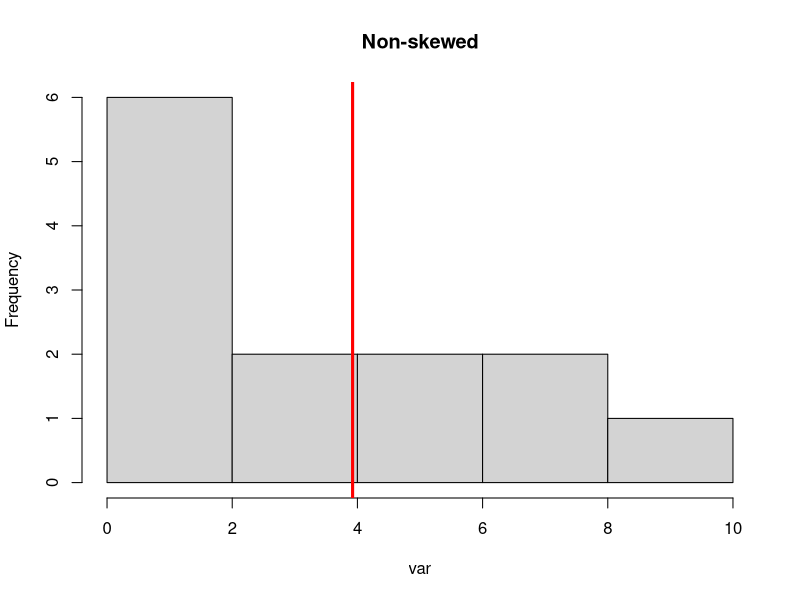
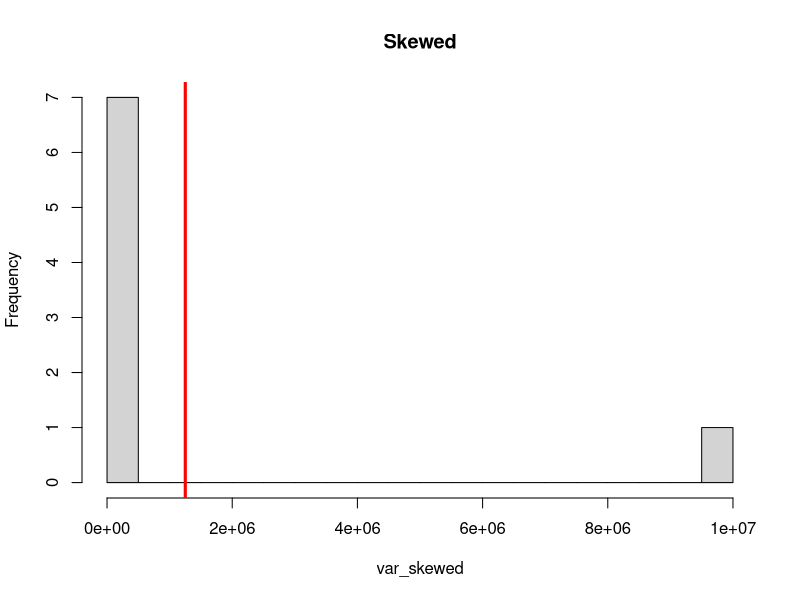
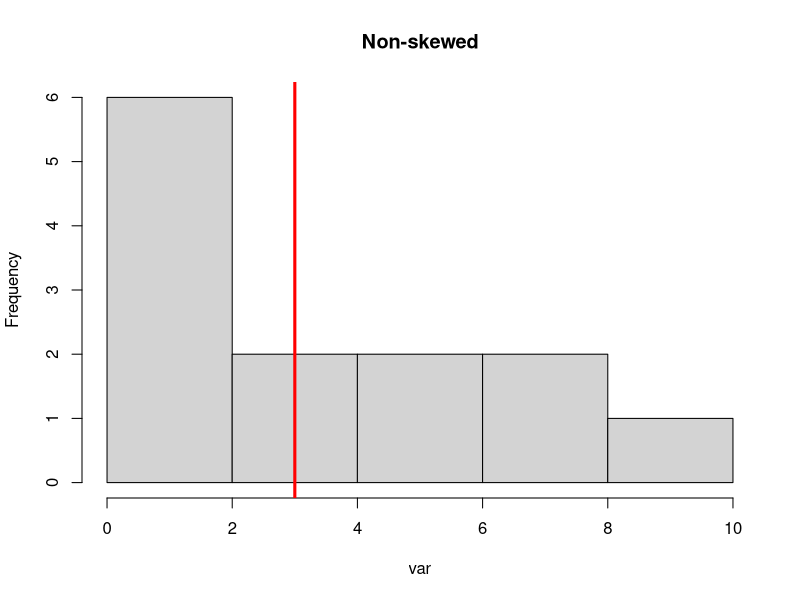
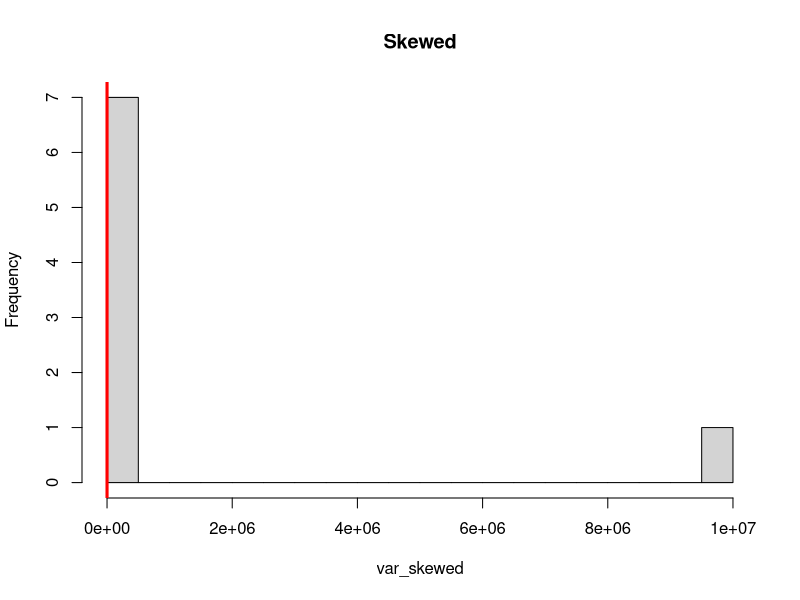
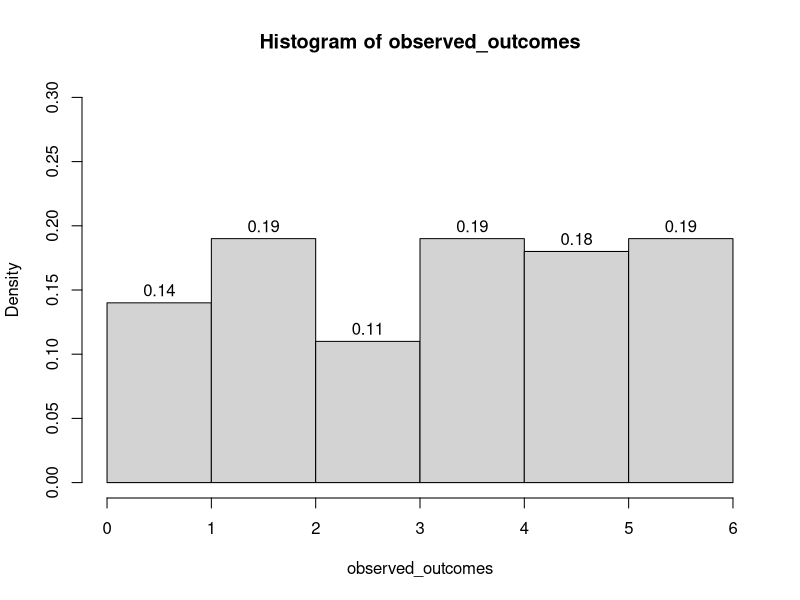
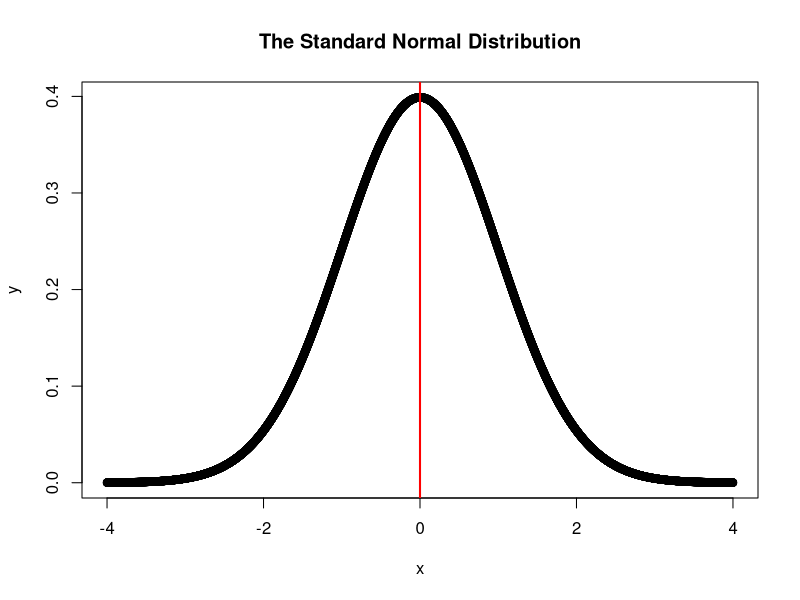
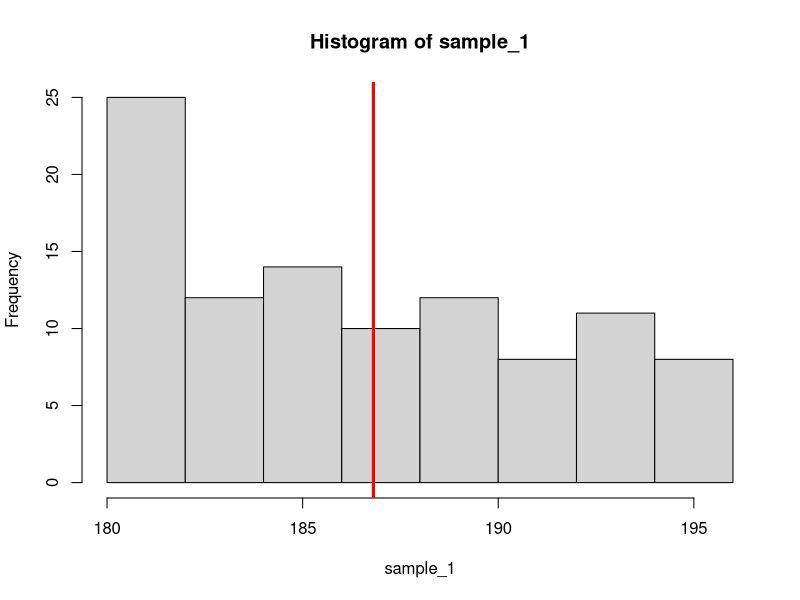
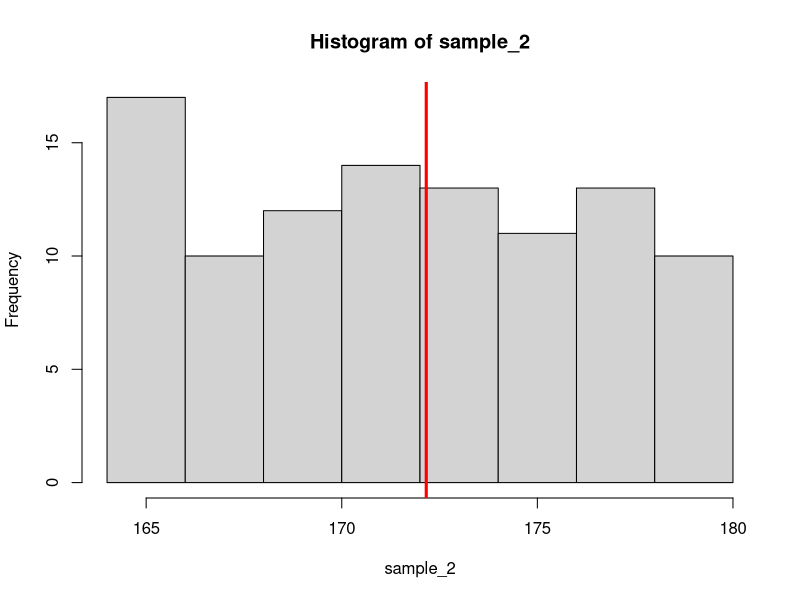

R code for these plots, in order:
## ---- chunk 1
# Global options for R code chunks
knitr::opts_chunk$set(fig.align = "center")
## ---- chunk 2
var <- c(1,1,1,2,2,2,3,4,5,6,7,8,9)
var_skewed <- c(1,1,1,1,2,3,4,10000000) #<1>

mean(var) #<2>
## ---- chunk 3
mean(var_skewed)
## ---- chunk 4
hist(var, main = "Non-skewed") #<1>
abline(v = mean(var), col="red", lwd=3) #<2>
## ---- chunk 5
hist(var_skewed, breaks = 30, main = "Skewed")
abline(v = mean(var_skewed), col="red", lwd=3)
## ---- chunk 6
median(var)
## ---- chunk 7
median(var_skewed)
## ---- chunk 8
hist(var, main = "Non-skewed")
abline(v = median(var), col="red", lwd=3)
## ---- chunk 9
hist(var_skewed, breaks = 30, main = "Skewed")
abline(v = median(var_skewed), col="red", lwd=3)
## ---- chunk 10
table(var)
## ---- chunk 11
table(var_skewed)
## ---- chunk 12
var(var) #<1>
## ---- chunk 13
var(var_skewed) #result is 12500000000000
## ---- chunk 14
sd(var)
## ---- chunk 15
sd(var_skewed)
## ---- chunk 16
lin_1 <- seq(1,10) #<1>
lin_2 <- seq(-1,-10) #<2>

cor(lin_1, lin_2) #<3>
## ---- chunk 17
sq_2 <- lin_1^2 #<1>

cor(lin_1, sq_2) #<2>
## ---- chunk 18
set.seed(126)
possible_outcomes <- seq(1,6)
observed_outcomes <- sample(possible_outcomes, size = 100, 
                            replace = T, prob = c(1/6,1/6,1/6,1/6,1/6,1/6))

hist(observed_outcomes, breaks = c(0,1,2,3,4,5,6), freq = F, 
     labels = T, ylim = c(0,.3))
## ---- chunk 19
x <- seq(-4,4,.001)
y <- dnorm(x)

plot(x,y, main = "The Standard Normal Distribution")
abline(v=mean(x), col = "red", lwd=2)

## ---- chunk 20
set.seed(128) #<1>
pop_1 <- seq(180,195) #<2>
pop_2 <- seq(165,180) #<3>

sample_1 <- sample(pop_1, 100, replace = T) #<4>
sample_2 <- sample(pop_2, 100, replace = T) #<5>
## ---- chunk 21
hist(sample_1)
abline(v=mean(sample_1), col="red", lwd=3)
## ---- chunk 22
hist(sample_2, xlim = c(164,180))
abline(v=mean(sample_2), col="red", lwd=3)
## ---- chunk 23
(t_test <- t.test(sample_1, sample_2, alternative = "greater"))
## ---- chunk 24
t_test$p.value
## ---- chunk 25
(t_test <- t.test(sample_1, sample_2))
## ---- chunk 26
t_test$p.value
## ---- chunk 27
pt(21.546, 197.8, lower.tail = F)
## ---- chunk 28
2*pt(21.546, 197.8, lower.tail = F)
## ---- chunk 29
x <- seq(-3,3,.01)
y <- dt(x, 100)

plot(x,y, main = "Density of T Distribution w/ 100 df", ylab = "density")
abline(v = 2, col = "red", lwd = 2)
abline(v = -2, col = "red", lwd = 2)
## ---- chunk 30
library(MASS) #<1>
(animals <- MASS::Animals) #<2>
## ---- chunk 31
regression <- lm(brain~body, animals) #<1>
summary(regression) #<2>
## ---- chunk 32
library(ggplot2)
ggplot(animals, aes(x=body, y=brain)) + #<1>
  geom_point() + #<2>
  geom_smooth(method="lm", se=F) #<3>
